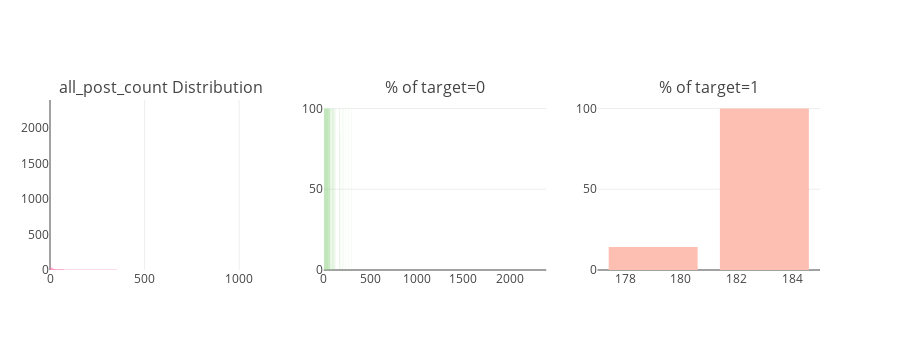

This figure's notebook cell:
### Code cell
catAndTrgt(merge_df, "all_post_count")

### Figure 1 — Plotly figure (JSON) as saved in the notebook; plotly's stock layout.template omitted (floating-point values rounded to 4 significant figures)
{"data": [{"marker": {"color": "#f975ae"}, "orientation": "h", "type": "bar", "uid": "9d2bd7c8-940e-11e8-aa16-6c40089fb510", "x": [1, 1, 1, 1, 1, 1, 1, 1, 1, 1, 1, 1, 1, 1, 1, 1, 1, 1, 1, 1, 1, 1, 1, 1, 1, 1, 2, 2, 2, 2, 2, 2, 2, 2, 3, 3, 3, 3, 3, 3, 4, 4, 4, 4, 4, 4, 5, 5, 6, 6, 6, 7, 7, 7, 8, 8, 8, 8, 8, 9, 10, 10, 10, 12, 13, 14, 14, 14, 15, 18, 20, 20, 20, 20, 20, 22, 23, 24, 25, 28, 31, 38, 50, 70, 76, 79, 94, 129, 157, 198, 353, 1117], "xaxis": "x", "y": [265, 56, 60, 70, 92, 96, 108, 120, 172, 294, 183, 237, 55, 69, 75, 77, 97, 109, 115, 171, 52, 50, 2391, 213, 40, 38, 47, 61, 85, 34, 64, 99, 127, 204, 169, 54, 42, 45, 116, 62, 39, 89, 41, 46, 66, 82, 53, 58, 43, 57, 94, 36, 179, 51, 29, 44, 26, 37, 32, 63, 35, 20, 17, 31, 33, 22, 28, 16, 15, 23, 19, 30, 25, 24, 21, 14, 18, 27, 11, 13, 12, 10, 9, 5, 8, 7, 6, 4, 3, 2, 1, 0], "yaxis": "y"}, {"marker": {"color": "#96D38C"}, "name": "Target : 0", "type": "bar", "uid": "9d2d0512-940e-11e8-b402-6c40089fb510", "x": [0, 1, 2, 3, 4, 6, 7, 8, 5, 9, 10, 12, 13, 11, 27, 18, 14, 19, 21, 30, 25, 24, 23, 15, 16, 22, 28, 33, 31, 35, 17, 20, 63, 26, 32, 44, 37, 29, 36, 51, 94, 179, 43, 57, 58, 53, 82, 46, 41, 66, 39, 89, 54, 62, 169, 42, 116, 45, 127, 99, 64, 85, 34, 61, 204, 47, 38, 40, 213, 2391, 50, 237, 171, 115, 109, 97, 77, 75, 69, 55, 294, 52, 172, 120, 108, 96, 92, 70, 60, 56, 265], "xaxis": "x2", "y": [100, 100, 100, 100, 100, 100, 100, 100, 100, 100, 100, 100, 100, 100, 100, 100, 100, 100, 100, 100, 100, 100, 100, 100, 100, 100, 100, 100, 100, 100, 100, 100, 100, 100, 100, 100, 100, 100, 100, 100, 100, 85.71, 100, 100, 100, 100, 100, 100, 100, 100, 100, 100, 100, 100, 100, 100, 100, 100, 100, 100, 100, 100, 100, 100, 100, 100, 100, 100, 100, 100, 100, 100, 100, 100, 100, 100, 100, 100, 100, 100, 100, 100, 100, 100, 100, 100, 100, 100, 100, 100, 100], "yaxis": "y2"}, {"marker": {"color": "#FEBFB3"}, "name": "Target : 1", "type": "bar", "uid": "9d2e3e3a-940e-11e8-9def-6c40089fb510", "x": [179, 183], "xaxis": "x3", "y": [14.29, 100], "yaxis": "y3"}], "layout": {"annotations": [{"font": {"size": 16}, "showarrow": false, "text": "all_post_count Distribution", "x": 0.1444, "xanchor": "center", "xref": "paper", "y": 1, "yanchor": "bottom", "yref": "paper"}, {"font": {"size": 16}, "showarrow": false, "text": "% of target=0", "x": 0.5, "xanchor": "center", "xref": "paper", "y": 1, "yanchor": "bottom", "yref": "paper"}, {"font": {"size": 16}, "showarrow": false, "text": "% of target=1", "x": 0.8556, "xanchor": "center", "xref": "paper", "y": 1, "yanchor": "bottom", "yref": "paper"}], "height": 350, "margin": {"l": 50}, "showlegend": false, "xaxis": {"anchor": "y", "domain": [0, 0.2889]}, "xaxis2": {"anchor": "y2", "domain": [0.3556, 0.6444]}, "xaxis3": {"anchor": "y3", "domain": [0.7111, 1]}, "yaxis": {"anchor": "x", "domain": [0, 1]}, "yaxis2": {"anchor": "x2", "domain": [0, 1]}, "yaxis3": {"anchor": "x3", "domain": [0, 1]}}}
